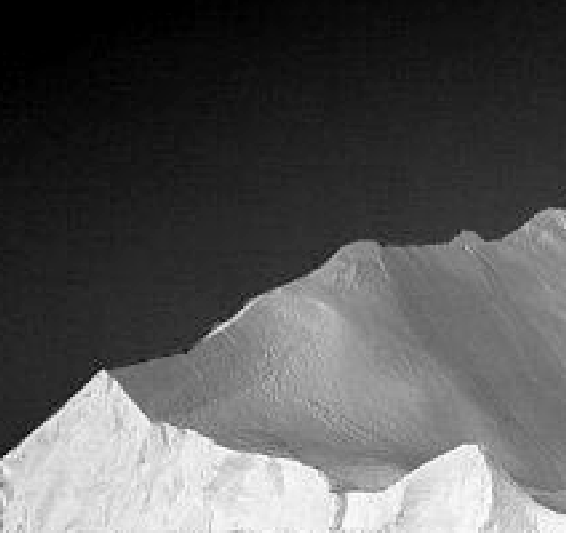
#> input picture Phanvung/anh5.tif, 566 x 533 px
$ python Tach_gop.py
#> lines starting #> are read from the running program, lines starting #| are printed output that depends on the picture
import matplotlib.pyplot as plt
import numpy as np
from operator import add
from functools import reduce
import cv2

img = cv2.imread('anh5.tif', 0)
#> img is the input picture: shape (533, 566); min 0, max 254, mean 87.3
img.shape

def split4(img):
    half_split = np.array_split(img, 2)
    res = map(lambda x: np.array_split(x, 2, axis=1), half_split)
    return reduce(add, res)

def concatenate4(north_west, north_east, south_west, south_east):
    top = np.concatenate((north_west, north_east), axis=1)
    bottom = np.concatenate((south_west, south_east), axis=1)
    return np.concatenate((top, bottom), axis=0)

def calculate_mean(img):
    return np.mean(img, axis=(0, 1))

def checkEqual(myList):
    first=myList[0]
    return all((x==first).all() for x in myList)

class QuadTree:
    def insert(self, img, level=0):
#> called with level = 0
        self.level = level
        self.mean = calculate_mean(img).astype(int)
#> self.mean = 87
        self.resolution = (img.shape[0], img.shape[1])
#> self.resolution = (533, 566)
        self.final = True

        if not checkEqual(img):
#> in checkEqual, `first=myList[0]`: first = 566 values, max 23 at index 564, min 0 at index 0, mean 6.54
            split_img = split4(img)
#> in split4, `half_split = np.array_split(img, 2)`: half_split = 2 items
#> split_img = 4 items

            self.final = False
            self.north_west = QuadTree().insert(split_img[0], level + 1)
#> call 2 of insert, with level = 1
#> in insert (call 2), `self.mean = calculate_mean(img).astype(int)`: self.mean = 19
#> in insert (call 2), `self.mean = calculate_mean(img).astype(int)`:
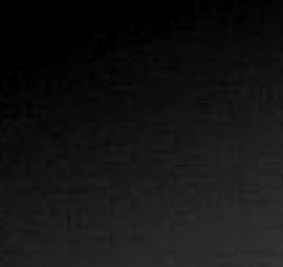
#> img: shape (267, 283); min 0, max 53, mean 19.2
#> call 3 of insert, with level = 2
#> in insert (call 3), `self.mean = calculate_mean(img).astype(int)`: self.mean = 4
#> in insert (call 3), `self.mean = calculate_mean(img).astype(int)`:
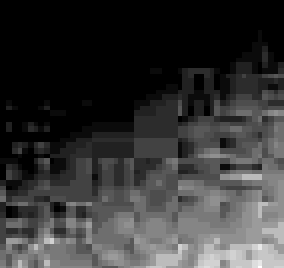
#> img: shape (134, 142) (shown 2 times larger); min 0, max 23, mean 4.9; drawn with min black and max white
#> call 4 of insert, with level = 3
#> in insert (call 4), `self.mean = calculate_mean(img).astype(int)`: self.mean = 0
#> in insert (call 4), `self.mean = calculate_mean(img).astype(int)`:
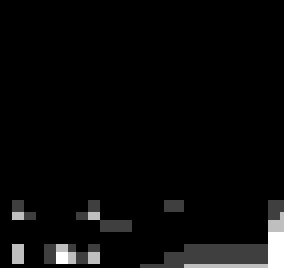
#> img: shape (67, 71) (shown 4 times larger); min 0, max 4, mean 0.143; drawn with min black and max white
#> in insert (call 5), `self.mean = calculate_mean(img).astype(int)`: img: shape (34, 36); every value is 0
            self.north_east = QuadTree().insert(split_img[1], level + 1)
#> in insert (call 6), `self.mean = calculate_mean(img).astype(int)`: img: shape (34, 35); every value is 0
            self.south_west = QuadTree().insert(split_img[2], level + 1)
#> in insert (call 7), `self.mean = calculate_mean(img).astype(int)`:
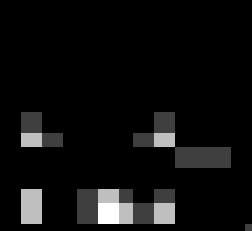
#> img: shape (33, 36) (shown 7 times larger); min 0, max 4, mean 0.226; drawn with min black and max white
            self.south_east = QuadTree().insert(split_img[3], level + 1)

        return self

    def get_image(self, level):
        if (self.final or self.level == level):
            return np.tile(self.mean, (self.resolution[0], self.resolution[1], 1))

        return concatenate4(
            self.north_west.get_image(level),
            self.north_east.get_image(level),
            self.south_west.get_image(level),
            self.south_east.get_image(level))

quadtree = QuadTree().insert(img)
for i in range(7, 10):
    plt.imshow(quadtree.get_image(i))
    plt.show()
#> this loop made 3 passes
#> pass 1, in concatenate4 (call 81), `top = np.concatenate((north_west, north_east), axis=1)`:
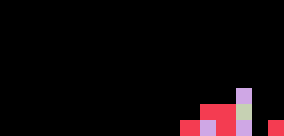
#> top: shape (34, 71, 1) int64 (shown 4 times larger); 4 distinct labels, from 0 to 3; one colour per label, 0 black
#> pass 1, in concatenate4 (call 81), `bottom = np.concatenate((south_west, south_east), axis=1)`:
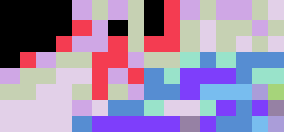
#> bottom: shape (33, 71, 1) int64 (shown 4 times larger); 12 distinct labels, from 0 to 11; one colour per label, 0 black
#> pass 1, `plt.show()`:
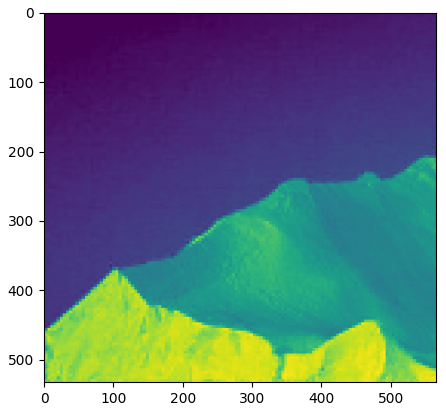
#> figure drawn by matplotlib, 1 panel
